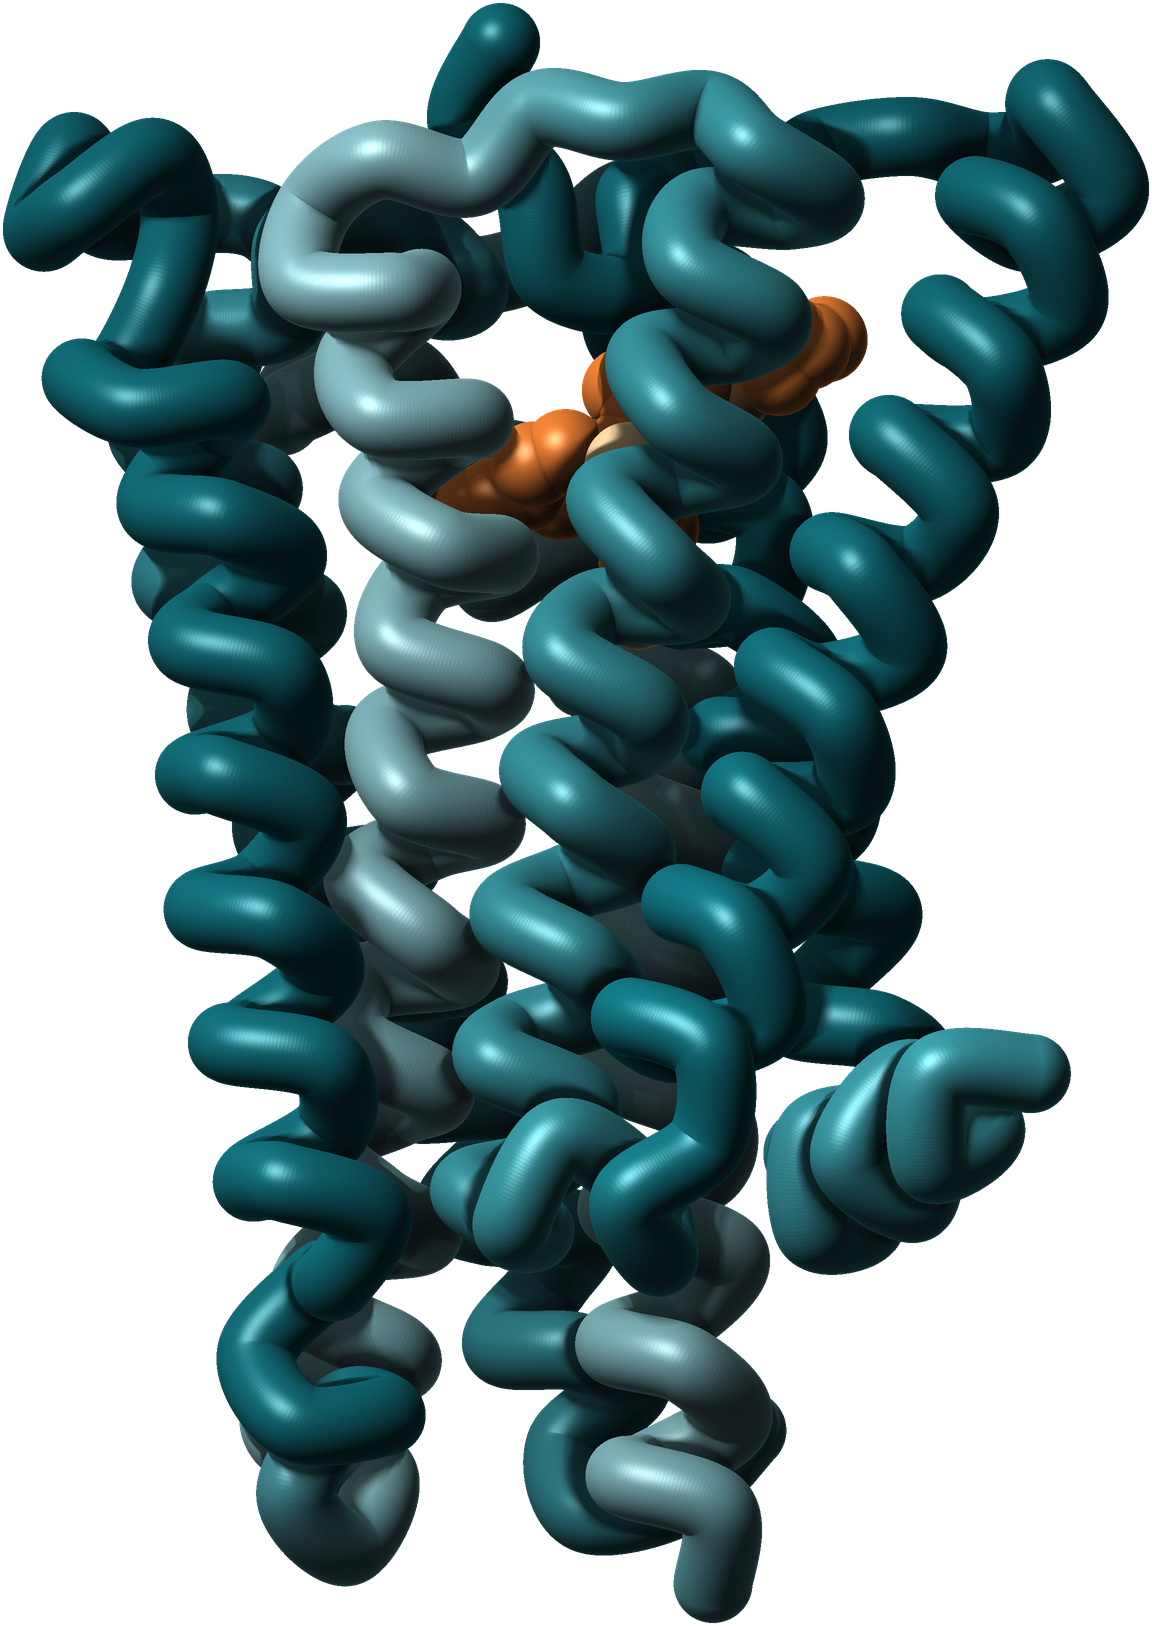

The script that saved this image:
#!/usr/bin/env python3
"""Artiam Bio hero: the human CB1 receptor (the target of every Artiam compound) holding an antagonist in its binding pocket,
built from the real crystal structure PDB 5TGZ (Hua et al., Cell 2016: CB1 bound to the antagonist AM6538).
The receptor's own chain (residues 99-306 and 332-412; the flavodoxin crystallisation fusion, lipids and waters are removed)
is drawn as a smooth tube through its C-alpha atoms, so the seven membrane-spanning helices read as glossy coils graded through
the Artiam logo teals; the antagonist (HETATM ZDG) is drawn space-filling in the Artiam orange. Lambert + rim + specular shading
with depth-based ambient occlusion, transparent ground. Renderer adapted from mabswitch/ab.py.
usage: cb1.py ax ay az size out.png"""
import numpy as np, pathlib, sys
from PIL import Image
def _box(a,r,ax):
    a=np.moveaxis(a,ax,0);p=np.concatenate([np.repeat(a[:1],r+1,0),a,np.repeat(a[-1:],r,0)]);c=np.cumsum(p,0)
    return np.moveaxis((c[2*r+1:]-c[:-2*r-1])/(2*r+1),0,ax)
def gaussian_filter(a,s):
    r=max(1,int(s*0.9))
    for _ in range(3): a=_box(_box(a,r,0),r,1)
    return a
H=pathlib.Path(__file__).resolve().parent
R={'C':1.70,'N':1.55,'O':1.52,'S':1.80,'CL':1.75}
ca={};lig=[]
for l in open(H/'5TGZ.pdb'):
    if l.startswith('ATOM') and l[12:16].strip()=='CA':
        r=int(l[22:26])
        if 99<=r<=412: ca[r]=[float(l[30:38]),float(l[38:46]),float(l[46:54])]
    if l.startswith('HETATM') and l[17:20]=='ZDG':
        e=(l[76:78].strip() or l[12:14].strip()).upper()
        lig.append(([float(l[30:38]),float(l[38:46]),float(l[46:54])],R.get(e,1.7),e))
# Catmull-Rom spline through each continuous C-alpha segment, sampled every 0.1 A
pts=[];prm=[];seg=[]
keys=sorted(ca)
for k in keys:
    if seg and k!=seg[-1]+1: pts.append(seg);seg=[]
    seg.append(k)
pts.append(seg)
tube=[];tpar=[]
for s in pts:
    P=np.array([ca[k] for k in s]);P=np.vstack([P[:1],P,P[-1:]])
    for i in range(1,len(P)-2):
        p0,p1,p2,p3=P[i-1],P[i],P[i+1],P[i+2];d=np.linalg.norm(p2-p1);n=max(2,int(d/0.1))
        for t in np.linspace(0,1,n,endpoint=False):
            t2,t3=t*t,t*t*t
            q=.5*((2*p1)+(-p0+p2)*t+(2*p0-5*p1+4*p2-p3)*t2+(-p0+3*p1-3*p2+p3)*t3)
            tube.append(q);tpar.append(s[i-1]+t)
tube=np.array(tube);tpar=np.array(tpar)
LX=np.array([a[0] for a in lig])
X=np.vstack([tube,LX]);ctr=X.mean(0)
w,v=np.linalg.eigh(np.cov((tube-ctr).T));V=v[:,::-1]
Pt=(tube-ctr)@V;Pl=(LX-ctr)@V
def rot(a,ax):
    c,s=np.cos(a),np.sin(a)
    return {'x':np.array([[1,0,0],[0,c,-s],[0,s,c]]),'y':np.array([[c,0,s],[0,1,0],[-s,0,c]]),'z':np.array([[c,-s,0],[s,c,0],[0,0,1]])}[ax]
ang=[float(a) for a in (sys.argv[1:4] if len(sys.argv)>3 else (0,0,0))]
M=rot(ang[0],'x').T@rot(ang[1],'y').T@rot(ang[2],'z').T
Pt=Pt@M;Pl=Pl@M
S=int(sys.argv[4]) if len(sys.argv)>4 else 1800
P=np.vstack([Pt,Pl])
rad=np.concatenate([np.full(len(Pt),1.55),np.array([a[1] for a in lig])])
kind=np.concatenate([np.zeros(len(Pt)),np.ones(len(Pl))])
par=np.concatenate([tpar,np.zeros(len(Pl))])
lo=(P[:,:2]-rad[:,None]).min(0);hi=(P[:,:2]+rad[:,None]).max(0)
sc=S*0.9/(hi-lo).max();off=np.array([S,S])/2-(lo+hi)/2*sc
Z=np.full((S,S),-1e9);N=np.zeros((S,S,3));ID=np.full((S,S),-1)
for i in np.argsort(P[:,2]):
    cx,cy=P[i,:2]*sc+off;cy=S-cy;r=rad[i]*sc
    x0,x1=int(max(cx-r,0)),int(min(cx+r+1,S));y0,y1=int(max(cy-r,0)),int(min(cy+r+1,S))
    if x1<=x0 or y1<=y0: continue
    yy,xx=np.mgrid[y0:y1,x0:x1];dx=(xx+.5-cx)/r;dy=(yy+.5-cy)/r;d2=dx*dx+dy*dy;m=d2<1
    dz=np.sqrt(np.clip(1-d2,0,1));z=P[i,2]*sc+dz*r
    sub=Z[y0:y1,x0:x1];upd=m&(z>sub)
    sub[upd]=z[upd];N[y0:y1,x0:x1][upd]=np.stack([dx,-dy,dz],-1)[upd];ID[y0:y1,x0:x1][upd]=i
mask=ID>=0
Zf=np.where(mask,Z,Z[mask].min()-40*sc/10)
ao=np.zeros_like(Z)
for rr in (6,14,30,60):
    b=gaussian_filter(Zf,rr);ao+=np.clip((b-Zf)/(rr*1.6),0,1)
ao=np.clip(1-ao/2.2,0,1)
L=np.array([-.45,.55,.7]);L/=np.linalg.norm(L)
lam=np.clip((N*L).sum(-1),0,1)
Hh=L+np.array([0,0,1]);Hh/=np.linalg.norm(Hh);spec=np.clip((N*Hh).sum(-1),0,1)**40
rim=(1-np.clip(N[...,2],0,1))**3
# receptor graded along the chain through the logo teals: deep #116a75 -> mid #4a8e96 -> leaf #78aab1
tdeep=np.array([17,106,117])/255;tmid=np.array([52,138,148])/255;tleaf=np.array([132,184,190])/255
# each of the seven membrane helices (and helix 8) takes one of the three logo teals in turn, eased across the loops
TM=[(99,145,0),(146,182,1),(183,222,2),(223,262,0),(263,306,1),(332,372,2),(373,400,0),(401,412,1)]
pal=[tdeep,tmid,tleaf]
tc=np.zeros((len(par),3))
for a,b,k in TM:
    m=(par>=a)&(par<b+1);tc[m]=pal[k]
tc=np.vstack([tc[:len(Pt)],np.zeros((len(Pl),3))])
from numpy.lib.stride_tricks import sliding_window_view as _sw
k=121;pad=np.pad(tc[:len(Pt)],((k//2,k//2),(0,0)),mode='edge');tc[:len(Pt)]=np.stack([np.convolve(pad[:,j],np.ones(k)/k,'valid') for j in range(3)],1)
org=np.array([237,125,49])/255;orgL=np.array([247,160,92])/255
E=np.array(['C']*len(Pt)+[a[2] for a in lig])
lc=np.where((E=='CL')[:,None],np.array([250,214,160])/255,np.where((E=='O')[:,None]|(E=='N')[:,None],orgL,org))
col=np.where((kind==1)[:,None],lc,tc)[np.clip(ID,0,None)]
zn=(Z-Z[mask].min())/(Z[mask].max()-Z[mask].min()+1e-6);zn=np.where(mask,zn,0)
ink=np.array([8,24,27])/255
gl=(kind[np.clip(ID,0,None)]==1)[...,None]
shade=(0.12+0.80*lam*(0.55+0.45*ao))[...,None]*col*(0.55+0.45*ao[...,None])
shade+=spec[...,None]*0.34*ao[...,None]+rim[...,None]*col*0.24
dep=(0.58+0.42*zn[...,None]);dep=np.where(gl,np.maximum(dep,.86),dep)
shade=shade*dep+ink*(1-dep)*0.6
img=np.clip(shade*1.3,0,1)
rgba=np.dstack([img*255,mask.astype(np.float32)*255]).astype(np.uint8)
im=Image.fromarray(rgba,'RGBA').resize((S//2,S//2),Image.LANCZOS)
im=im.crop(im.getbbox())
im.save(H/(sys.argv[5] if len(sys.argv)>5 else 'cb1.png'));print(im.size,len(Pt),len(Pl))
